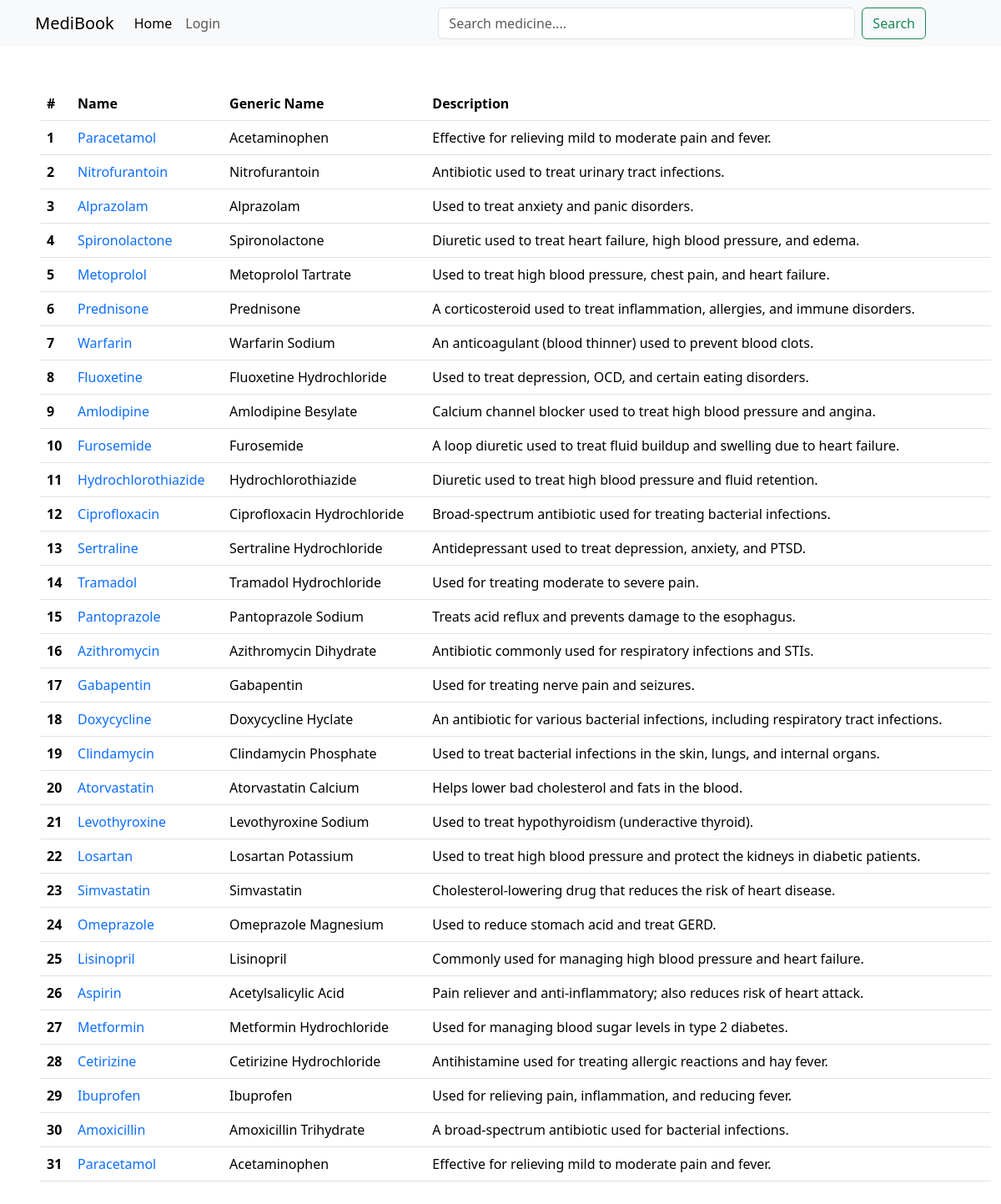
Before: / with the older database file.
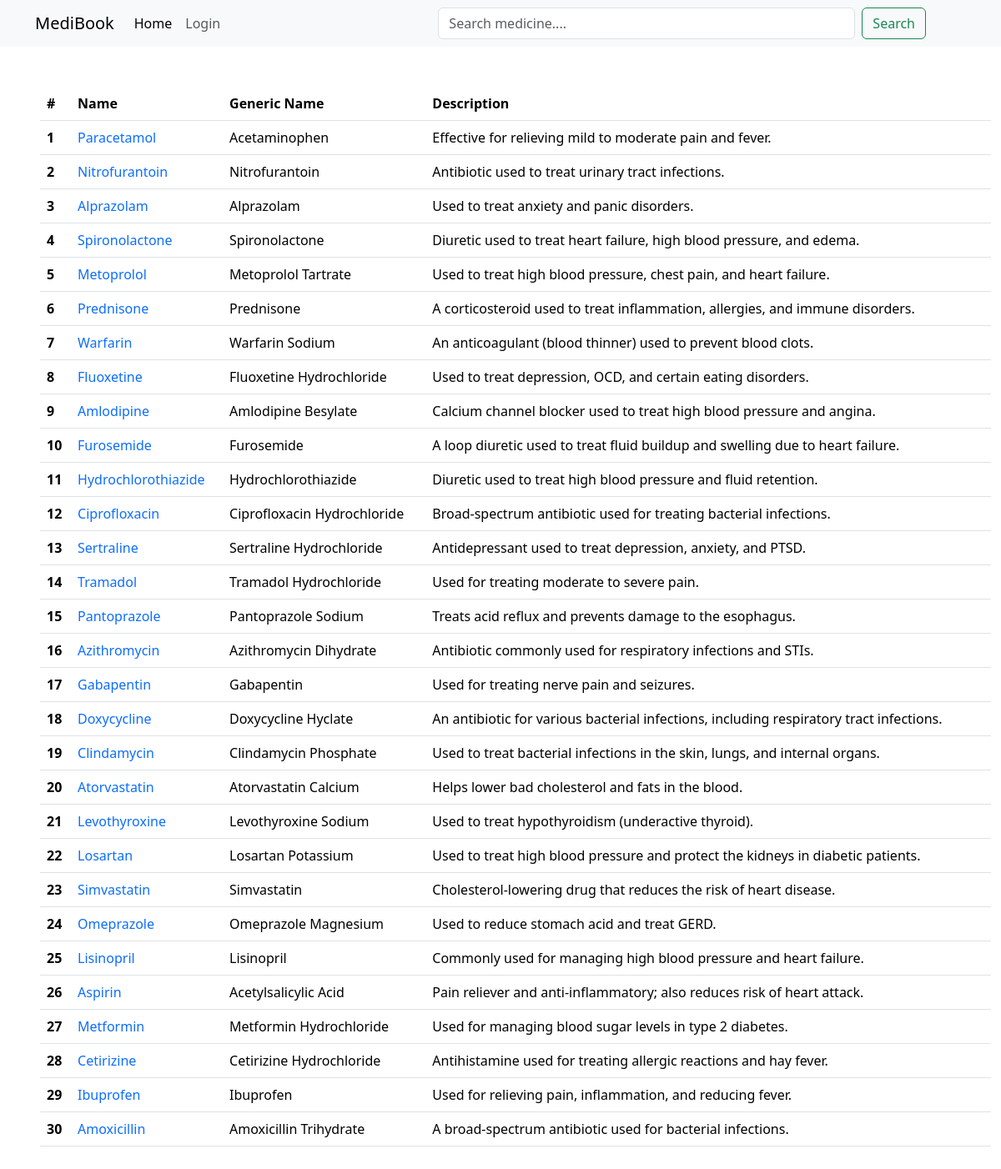
After: the same page with the newer database file.
### medicine/models.py (models this page shows)
class MedicineModel(models.Model):
    name = models.CharField(max_length=150)
    generic_name = models.CharField(max_length=150)
    manufacturer = models.CharField(max_length=150)
    description = models.CharField(max_length=150)
    price = models.IntegerField()
    batch_number = models.CharField(max_length=50)
    form = models.CharField(max_length=100)
    stock_quantity = models.IntegerField()
    slug = models.SlugField(unique=True, null=True)

### medicine/views.py (the view)
# urls.py: path('', HomeView, name='home-view'),
def HomeView(request):
    query = request.GET.get('search', '').strip()
    if query:
        query_words = [word for word in query.split() if len(word) > 0]
        if query_words:
            q_objects = Q()
            for word in query_words:
                q_objects |= Q(name__icontains=word) | Q(generic_name__icontains=word)
            medicines = MedicineModel.objects.filter(q_objects).distinct()
            for medicine in medicines:
                for word in query_words:
                    pattern = re.compile(re.escape(word), re.IGNORECASE)
                    medicine.generic_name = pattern.sub(f'<mark>{word}</mark>', medicine.generic_name)
                    medicine.name = pattern.sub(f'<mark>{word}</mark>', medicine.name)
        else:
            medicines = MedicineModel.objects.all().order_by('-id')
    else:
        medicines = MedicineModel.objects.all().order_by('-id')
    context = {'data': medicines, 'query': query}
    return render(request, 'index.html', context)

### medicine/templates/index.html (shortened to what this page needs)
{% extends "base.html" %}
{% block body %}
<table class="table container m-5">
  <thead>
    <tr>
      <th scope="col">#</th>
      <th scope="col">Name</th>
      <th scope="col">Generic Name</th>
      <th scope="col">Description</th>
    </tr>
  </thead>
  <tbody>
    <div>
      {% if data|length == 0  %}
      <h4 class='container'>No data available -_-</h4>
      {% else %}
        {% for d in data %}
          <tr>
            <th scope="row">{{forloop.counter}}</th>
            <td><a href="{% url "medicine-view" d.slug %}"> {{d.name|safe}} </a></td>
            <td>{{d.generic_name|safe}}</td>
            <td>{{d.description}}</td>
          </tr>
        {% endfor %}
      {% endif %}
    </div>
  </tbody>
</table>
{% endblock %}

### medicine/templates/base.html (shortened to what this page needs)
{% load static %}
<!DOCTYPE html>
<html lang="en">
  <head>
    <link
      href="https://cdn.jsdelivr.net/npm/bootstrap@5.3.3/dist/css/bootstrap.min.css"
      rel="stylesheet"
    />
    <link rel="stylesheet" href="{% static "CSS/style.css" %}">
  </head>
  <body>
  <nav class="navbar navbar-expand-lg bg-body-tertiary">
    <div class="container">
      <a class="navbar-brand" href="{% url "home-view" %}">MediBook</a>
      <div class="collapse navbar-collapse" id="navbarSupportedContent">
        <ul class="navbar-nav me-5 mb-2 mb-lg-0 me-auto">
          <li class="nav-item">
            <a class="nav-link active" aria-current="page" href="{% url "home-view" %}">Home</a>
          </li>
          {% if user.is_authenticated %}
            <li class="nav-item">
              <a class="nav-link" href="{% url "add-medicine" %}">Add Medicine</a>
            </li>
            <li class="nav-item">
                <a class="nav-link" href="{% url "logout-view" %}">Logout</a>
            </li>
          {% else %}
            <li class="nav-item">
              <a class="nav-link" href="{% url "login-view" %}">Login</a>
            </li>
          {% endif %}
        </ul>
        <form class="d-flex me-5" action='{% url "home-view" %}' role="search">
          <input
            class="form-control me-2 search-box"
            type="search"
            name='search'
            value='{{query}}'
            placeholder="Search medicine...."
            aria-label="Search"
          />
          <button class="btn btn-outline-success" type="submit">Search</button>
        </form>
      </div>
    </div>
  </nav>
    {% block body %}{% endblock  %}
  </body>
</html>

### static/CSS/style.css (style rules this page uses)
.search-box { width: 500px; }
li { text-decoration: none; }
a { text-decoration: none; }

Changed rows visible on the page:
removed MedicineModel: name "Paracetamol", generic_name "Acetaminophen", description "Effective for relieving mild to moderate pain and fever."
